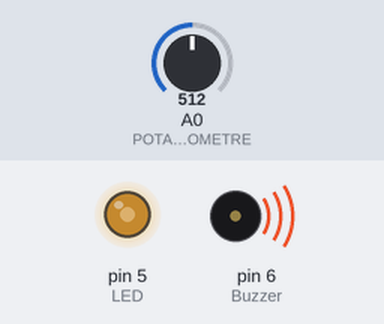
Bench run of a sketch on a simulated Arduino Uno, built with avr-gcc and run on an emulated ATmega328P. Shown: output pins drawn as LEDs (lit = HIGH), buzzer (waves = sounding). Inputs (shaded band) come from the test bench; at power-on: A0 (POTANSIYOMETRE) = 512.

Above: at 1.2 s.
1.3 s: A0 (POTANSIYOMETRE) set to 716
At 2.5 s:
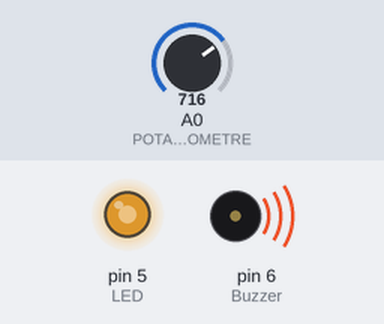
2.8 s: A0 (POTANSIYOMETRE) set to 900
At 3.6 s:
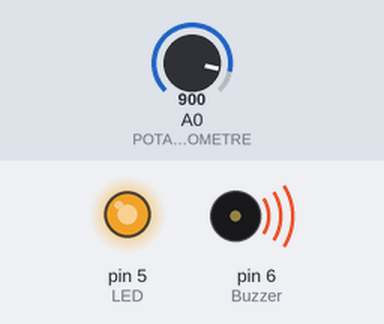
4.3 s: A0 (POTANSIYOMETRE) set to 122
At 4.8 s:
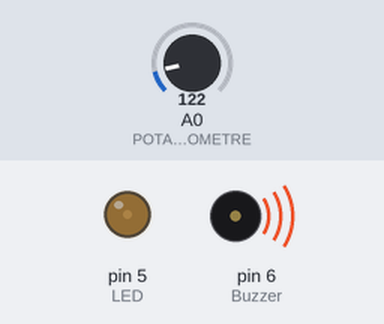
5.8 s: A0 (POTANSIYOMETRE) set to 0
At 7.0 s:
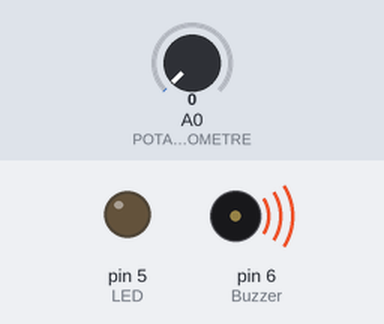
7.3 s: A0 (POTANSIYOMETRE) set to 511
At 8.2 s:
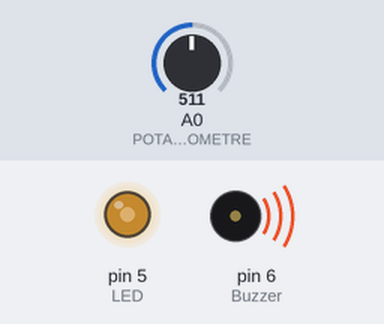
Timing chart, 0 to 9.8 s (numbered marks = the images above; inputs shaded):
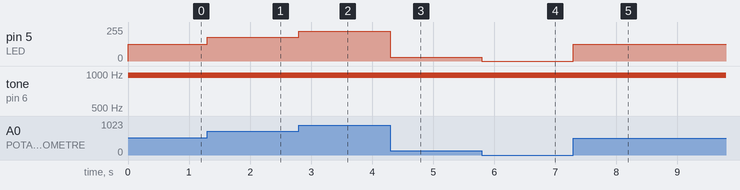

The sketch:

Ornek3_-potansiyometre_ve_LED.ino
```cpp
//-----------@Author by UlucFurkanVardar

const int LED=5; // sadece ve sadece analog olan pinler yazılabilir.
const int Buzzer=6;

const int POTANSIYOMETRE=A0;
//pinlerimizin numaralarını kullanmak yerine vir sabit değişken kullanarak isimlendirdik.
int potansiyoMetredenOkunanDeger=0;
int cevrilmisDeger=0;
void setup() {                   //void setup kısmı ilk açılışta ilk yapılacak düzenlemelerin olduğu bir nevi backround işleridir.
pinMode(LED,OUTPUT);             //bu kısımda LED. pinimizi bir dijital çıkış olrak ayarladık.
pinMode(Buzzer,OUTPUT);             //bu kısımda Buzzer. pinimizi bir dijital çıkış olrak ayarladık.
}
void loop() {
  potansiyoMetredenOkunanDeger=analogRead(POTANSIYOMETRE);
//potansiyo metreden okuduğumuz değerler 0 ile 1023 arasındaki tüm değerlerdir.
//yani tam olarak 1024 tane değer vardır bu bizim ölçüm hassasiyetimizi çözünürlüğümüz verir.

//ancak biz ANALOGwrite komutunu kullanarak ledimize ancak 0 ila 255 değerleri arasında bir değer verebilirz bu kısmdaki çözünürlüğümüz 256dır.
// bu sebeble bu 0-1023 aralığını doğru bir şekilde 0-255 aralığına scale etmeliyiz.
cevrilmisDeger=map(potansiyoMetredenOkunanDeger,0,1023,0,255);
analogWrite(LED,cevrilmisDeger);
analogWrite(Buzzer,cevrilmisDeger);


}

// map komutunun kullanımı   ||| newvalue = map(oldvalue, rance1start,rance1end, rance2start, rance2end);

//bu kod sayesinde 9 numaralı pine takılı olan led potansiyometrenin ne kadar çevrili olduğuna bağlı olarak parlaklığı değişecek.
```

Measured:
- after the input at 1.3 s, pin 5 (LED): 127/255 → 178/255 at once
- after the input at 2.8 s, pin 5 (LED): 178/255 → 224/255 at once
- after the input at 4.3 s, pin 5 (LED): 224/255 → 30/255 at once
- after the input at 5.8 s, pin 5 (LED): 30/255 → 0/255 at once
- after the input at 7.3 s, pin 5 (LED): 0/255 → 127/255 at once
